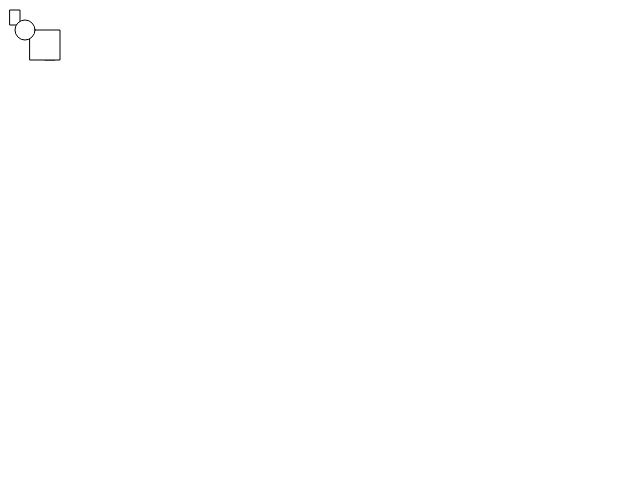
Frame 1 (no input)
Frame 60 (no input): identical to frame 1, image omitted
Frame 120 (the mouse pressed at the canvas centre since frame 60): identical to frame 1, image omitted

The p5.js sketch that drew this single still picture (run headless with seeded random() and noise() and a simulated clock; from frame 60 on, the mouse is pressed at the canvas centre):

// p5.js sketch
// ── sketch.js
function square(x, y, side) {
rect(x, y, side, side);
}
function setup() {
  createCanvas(640, 480);
  rect(10, 10, 10, 15);
  rect(45, 45, 10, 15);
  square(30, 30, 30);
  ellipse(25, 30, 20, 20);
  
  
}
  
function draw() {
  
}
